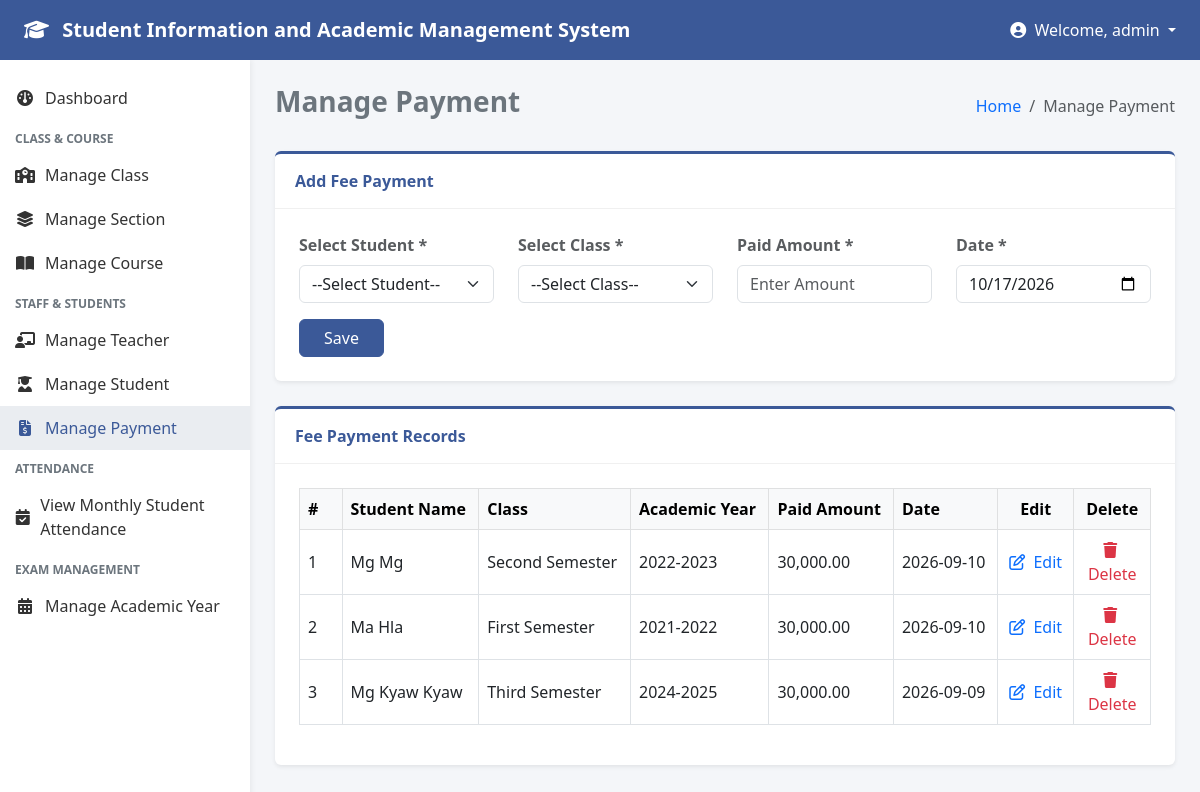
The app's page /admin/manage_payfee.php (signed in) with its own data.
### tables this page shows
CREATE TABLE `pay_fees` (
  `id` int NOT NULL AUTO_INCREMENT,
  `student_id` int NOT NULL,
  `class_id` int NOT NULL,
  `paid_amount` decimal(10,2) NOT NULL,
  `payment_date` date NOT NULL,
  `created_at` timestamp NULL DEFAULT CURRENT_TIMESTAMP,
  PRIMARY KEY (`id`)
);

CREATE TABLE `students` (
  `id` int NOT NULL AUTO_INCREMENT,
  `roll_no` varchar(50) NOT NULL,
  `student_name` varchar(100) NOT NULL,
  `address` text,
  `phone` varchar(50) DEFAULT '',
  `gender` varchar(20) NOT NULL,
  `dob` date NOT NULL,
  `parent_name` varchar(100) NOT NULL,
  `parent_phone` varchar(50) DEFAULT '',
  `class_id` int NOT NULL,
  `class_arm_id` int NOT NULL,
  `academic_year` varchar(50) DEFAULT NULL,
  `created_at` timestamp NULL DEFAULT CURRENT_TIMESTAMP,
  `phone_no` varchar(50) DEFAULT '',
  `parent_phone_no` varchar(50) DEFAULT '',
  PRIMARY KEY (`id`),
  UNIQUE KEY `unique_roll_per_arm` (`roll_no`,`class_arm_id`)
);

CREATE TABLE `classes` (
  `id` int NOT NULL AUTO_INCREMENT,
  `class_name` varchar(100) NOT NULL,
  PRIMARY KEY (`id`)
);

### admin/manage_payfee.php (the view, shortened to what this page needs)
<?php
include '../db.php';
$edit_state = false;
$edit_amount = '';
$edit_date = date('Y-m-d');
$fees = $conn->query("SELECT pay_fees.*, students.student_name, students.academic_year, classes.class_name FROM pay_fees
                    JOIN students ON pay_fees.student_id = students.id
                    JOIN classes ON pay_fees.class_id = classes.id ORDER BY pay_fees.id ASC");
?>
<!DOCTYPE html>
<html lang="my">
<head>
    <link href="https://cdn.jsdelivr.net/npm/bootstrap@5.3.0/dist/css/bootstrap.min.css" rel="stylesheet">
    <link rel="stylesheet" href="https://cdnjs.cloudflare.com/ajax/libs/font-awesome/6.4.0/css/all.min.css">
</head>
<body>
    <nav class="top-navbar d-flex align-items-center px-4 justify-content-between">
        <h5 class="m-0 fw-bold"><i class="fa-solid fa-graduation-cap me-2"></i> Student Information and Academic Management System</h5>
        <div class="dropdown">
            <a href="#" class="text-white text-decoration-none dropdown-toggle" data-bs-toggle="dropdown">
                <i class="fa-solid fa-user-circle me-1"></i> Welcome, admin
            </a>
        </div>
    </nav>
    <div class="sidebar py-3">
        <a href="dashboard.php"><i class="fa-solid fa-gauge"></i> Dashboard</a>
        <div class="menu-category">Class & Course</div>
        <a href="manage_class.php"><i class="fa-solid fa-school"></i> Manage Class</a>
        <a href="manage_class_arms.php"><i class="fa-solid fa-layer-group"></i> Manage Section</a>
        <a href="manage_course.php"><i class="fa-solid fa-book-open"></i> Manage Course</a>
        <div class="menu-category">Staff & Students</div>
        <a href="manage_teacher.php"><i class="fa-solid fa-chalkboard-user"></i> Manage Teacher</a>
        <a href="manage_student.php"><i class="fa-solid fa-user-graduate"></i> Manage Student</a>
        <a href="manage_payfee.php" class="active"><i class="fa-solid fa-file-invoice-dollar"></i> Manage Payment</a>
        <div class="menu-category">Attendance</div>
        <a href="view_student_attendance.php"><i class="fa-solid fa-calendar-check"></i> View Monthly Student Attendance</a>
        <div class="menu-category">Exam Management</div>
        <a href="manage_academic_year.php"><i class="fa-solid fa-calendar-days"></i>Manage Academic Year</a>
    </div>
    <div class="main-content">
        <div class="d-flex justify-content-between align-items-center mb-4">
            <h3 class="fw-bold text-secondary">Manage Payment</h3>
            <nav aria-label="breadcrumb">
                <ol class="breadcrumb m-0">
                    <li class="breadcrumb-item"><a href="dashboard.php" class="text-decoration-none">Home</a></li>
                    <li class="breadcrumb-item active">Manage Payment</li>
                </ol>
            </nav>
        </div>
        <div class="card-box">
            <div class="card-header-custom">
                <?php echo $edit_state ? "Edit Fee Payment" : "Add Fee Payment"; ?>
            </div>
            <div class="p-4">
                <form method="POST">
                    <div class="row">
                        <div class="col-md-3 mb-3">
                            <label class="form-label fw-semibold text-muted">Select Student *</label>
                            <select name="student_id" class="form-select" required>
                                <option value="" disabled <?php echo !$edit_state ? 'selected' : ''; ?>>--Select Student--</option>
                            </select>
                        </div>
                        <div class="col-md-3 mb-3">
                            <label class="form-label fw-semibold text-muted">Select Class *</label>
                            <select name="class_id" class="form-select" required>
                                <option value="" disabled <?php echo !$edit_state ? 'selected' : ''; ?>>--Select Class--</option>
                            </select>
                        </div>
                        <div class="col-md-3 mb-3">
                            <label class="form-label fw-semibold text-muted">Paid Amount *</label>
                            <input type="number" name="amount" class="form-control" placeholder="Enter Amount" value="<?php echo $edit_amount; ?>" required>
                        </div>
                        <div class="col-md-3 mb-3">
                            <label class="form-label fw-semibold text-muted">Date *</label>
                            <input type="date" name="date" class="form-control" value="<?php echo $edit_date; ?>" required>
                        </div>
                    </div>
                    <?php if ($edit_state): ?>
                        <button type="submit" name="update_fee" class="btn btn-success px-4">Update</button>
                        <a href="manage_payfee.php" class="btn btn-secondary px-3 ms-2">Cancel</a>
                    <?php else: ?>
                        <button type="submit" name="save_fee" class="btn btn-primary px-4" style="background-color: #3b5998; border-color: #3b5998;">Save</button>
                    <?php endif; ?>
                </form>
            </div>
        </div>
        <div class="card-box">
            <div class="card-header-custom">Fee Payment Records</div>
            <div class="p-4">
                <div class="table-responsive">
                    <table class="table table-bordered align-middle">
                        <thead class="table-light">
                            <tr>
                                <th width="5%">#</th>
                                <th>Student Name</th>
                                <th>Class</th>
                                <th>Academic Year</th>
                                <th>Paid Amount</th>
                                <th>Date</th>
                                <th width="9%" class="text-center">Edit</th>
                                <th width="9%" class="text-center">Delete</th>
                            </tr>
                        </thead>
                        <tbody>
                            <?php
                            $count = 1;
                            if ($fees && $fees->num_rows > 0):
                                while($row = $fees->fetch_assoc()):
                            ?>
                                <tr>
                                    <td><?php echo $count++; ?></td>
                                    <td><?php echo htmlspecialchars($row['student_name']); ?></td>
                                    <td><?php echo htmlspecialchars($row['class_name']); ?></td>
                                    <td><?php echo htmlspecialchars($row['academic_year'] ?? ''); ?></td>
                                    <td><?php echo number_format($row['paid_amount'], 2); ?></td>
                                    <td><?php echo htmlspecialchars($row['payment_date']); ?></td>
                                    <td class="text-center">
                                        <a href="manage_payfee.php?edit=<?php echo $row['id']; ?>" class="text-decoration-none text-primary fw-medium" title="Edit">
                                            <i class="fa-regular fa-pen-to-square me-1"></i> Edit
                                        </a>
                                    </td>
                                    <td class="text-center">
                                        <a href="manage_payfee.php?delete=<?php echo $row['id']; ?>" class="text-decoration-none text-danger fw-medium" title="Delete" onclick="return confirm('Are you sure you want to delete this record?');">
                                            <i class="fa-solid fa-trash me-1"></i> Delete
                                        </a>
                                    </td>
                                </tr>
                            <?php
                                endwhile;
                            else:
                            ?>
                                <tr>
                                    <td colspan="8" class="text-center text-muted py-3">No payment records found.</td>
                                </tr>
                            <?php endif; ?>
                        </tbody>
                    </table>
                </div>
            </div>
        </div>
    </div>
</body>
</html>

### admin/manage_payfee.php (style rules this page uses)
body { background-color: #f4f6f9; font-family: 'Segoe UI', Tahoma, Geneva, Verdana, sans-serif; }
.top-navbar { height: 60px; background-color: #3b5998; color: white; position: fixed; top: 0; left: 0; right: 0; z-index: 1030; }
.sidebar { width: 250px; background-color: #ffffff; position: fixed; top: 60px; bottom: 0; left: 0; box-shadow: 2px 0 5px rgba(0,0,0,0.05); overflow-y: auto; z-index: 1020; }
.sidebar .menu-category { font-size: 0.75rem; text-transform: uppercase; color: #6c757d; padding: 10px 15px 5px 15px; font-weight: bold; }
.sidebar a { padding: 10px 15px; display: flex; align-items: center; color: #333; text-decoration: none; transition: none; }
.sidebar a:hover, .sidebar a.active { background-color: #eaedf1; color: #3b5998; font-weight: 500; }
.sidebar a i { margin-right: 10px; width: 20px; text-align: center; }
.main-content { margin-left: 250px; margin-top: 60px; padding: 25px; }
.card-box { background: white; border-radius: 6px; box-shadow: 0 0.125rem 0.25rem rgba(0, 0, 0, 0.075); margin-bottom: 25px; border-top: 3px solid #3b5998; }
.card-header-custom { padding: 15px 20px; border-bottom: 1px solid #f0f0f0; font-weight: 600; color: #3b5998; }

### records on screen
pay_fees: student.student_name "Mg Mg", class.class_name "Second Semester", student.academic_year "2022-2023", paid_amount "30,000.00", payment_date "2026-09-10"
pay_fees: student.student_name "Ma Hla", class.class_name "First Semester", student.academic_year "2021-2022", paid_amount "30,000.00", payment_date "2026-09-10"
pay_fees: student.student_name "Mg Kyaw Kyaw", class.class_name "Third Semester", student.academic_year "2024-2025", paid_amount "30,000.00", payment_date "2026-09-09"
